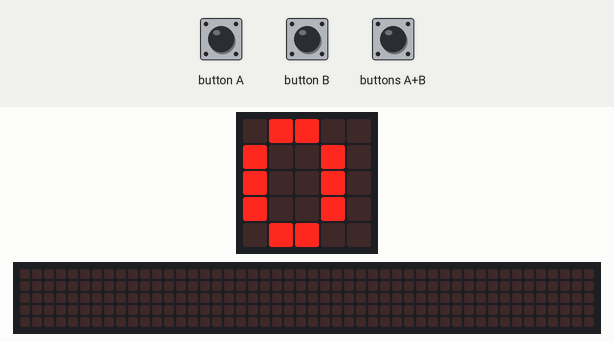
This program was run on a simulated BBC micro:bit (MakeCode). Parts: the board's 5×5 LED display, a strip that is not on the board, showing the scrolling text unrolled. The test bench sets the inputs (shaded band). The 48×5 strip is a reading aid, not a part: it shows the text the display is scrolling, unrolled, one strip-width of it at a time.

Above: at 1.2 s.
1.3 s: buttons A+B pressed for 0.15 s
At 1.59 s:
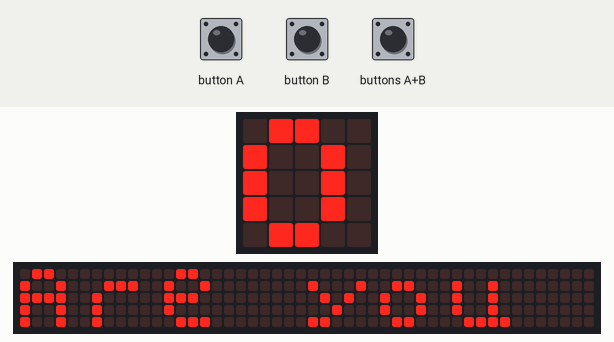
At 5.1 s:
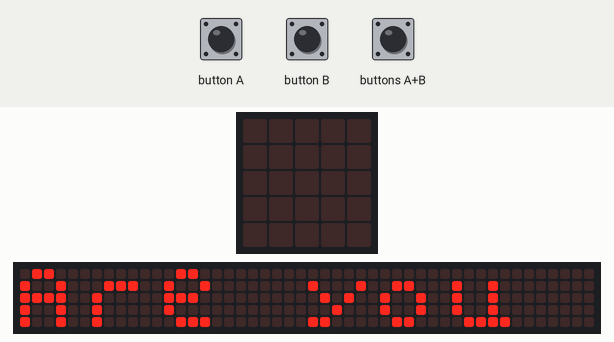

The program:

main.ts
```typescript
radio.onReceivedNumber(function (receivedNumber) {
    if (receivedNumber == 0) {
        basic.showNumber(0)
    } else if (receivedNumber == 1) {
        basic.showNumber(1)
    } else if (receivedNumber == 2) {
        basic.showNumber(2)
    } else if (receivedNumber == 3) {
        basic.showNumber(3)
    } else if (receivedNumber == 4) {
        basic.showNumber(4)
    }
})
input.onButtonPressed(Button.AB, function () {
    basic.showString("Are you sure about that?")
    basic.clearScreen()
    if (input.buttonIsPressed(Button.A)) {
        radio.sendNumber(subject)
    } else {
        control.waitMicros(10000)
        basic.showNumber(subject)
    }
})
input.onButtonPressed(Button.B, function () {
    if (subject == 4) {
        subject = 0
    } else {
        subject += 1
    }
})
let subject = 0
subject = 0
basic.forever(function () {
    basic.showNumber(subject)
})
```

test.ts
```typescript
// 在這裡測試；當此封包作為擴充功能時，將不會編譯此內容。
```

Measured:
- after the input at 1.3 s, the display: changes after 0.22 s (image 1)
- what the display in image 2 shows lasts 0.6 s, from 4.7 s to 5.3 s
